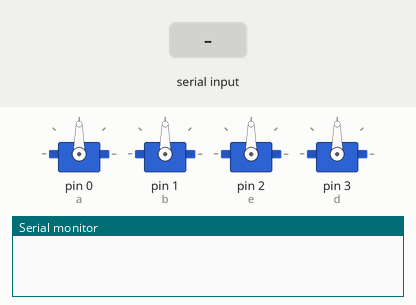
Recording of a sketch running on a simulated Arduino Mega 2560, built with avr-gcc and run on an emulated ATmega2560. On the bench: 4 × servo, the last lines printed to the serial monitor. The test bench sets the inputs (shaded band).

Above: at 1.2 s.
1.3 s: "90,45,200\n" received over the second serial link
At 2.7 s:
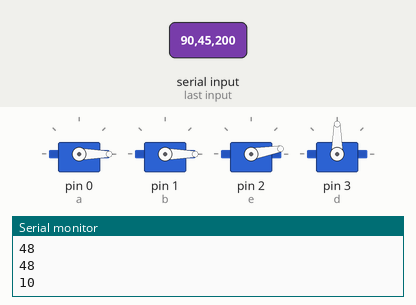
Timing chart, 0 to 4.3 s (numbered marks = the images above; inputs shaded):
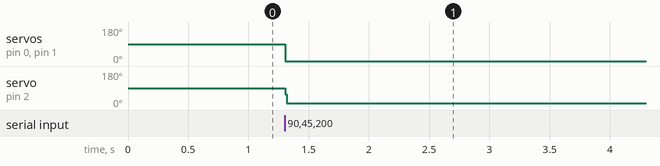

The sketch:

reception.ino
```cpp
#include <Servo.h>
#include <SoftwareSerial.h>

Servo a;
Servo b;
Servo e;
Servo d;

void setup() {
  // put your setup code here, to run once:
  Serial.begin(9600);
  Serial1.begin(9600);
  a.attach(0);
  b.attach(1);
  e.attach(2);
  d.attach(3);
}

void loop() {
  // put your main code here, to run repeatedly:
  /*CR.write(180);
  while (xbee.available() > 0)
  {
    int c = xbee.read();
    CR.write(c);
    Serial.println(c);
  }*/
  //Serial.println(Serial1.available());
  while (Serial1.available() > 0)
  {
    int c = Serial1.read();
    Serial.println(c);
    String thing = (String)c;
    for (int x = thing.length(); x <= 9; x++)
    {
      thing = "0" + thing;
    }
    int one = ((thing.substring(0,3).toInt()));
    int two = ((thing.substring(3,6).toInt()));
    int three = ((thing.substring(6).toInt()));

    a.write(one);
    b.write(two);
    e.write(three);


  }


  delay(10);
}
```

Measured:
- after the input at 1.3 s, servo on pin 0 (a), servo on pin 1 (b): 90° → 0° at once; servo on pin 2 (e): 90° → 10° at once
